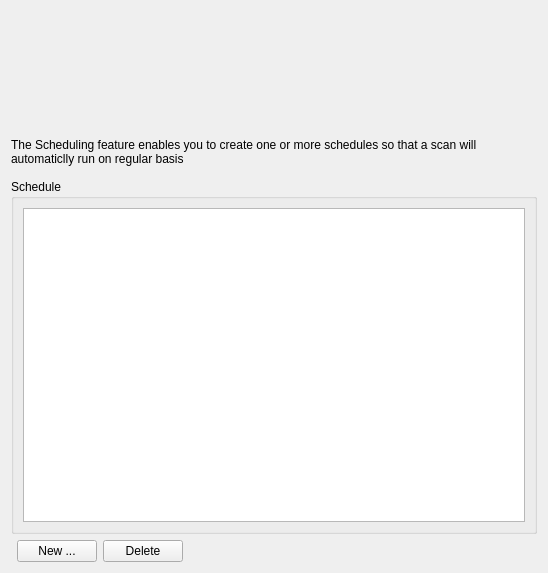
<?xml version="1.0" encoding="UTF-8"?>
<ui version="4.0">
 <class>ScheduleWidget</class>
 <widget class="QWidget" name="ScheduleWidget">
  <property name="geometry">
   <rect>
    <x>0</x>
    <y>0</y>
    <width>548</width>
    <height>573</height>
   </rect>
  </property>
  <property name="windowTitle">
   <string>Form</string>
  </property>
  <layout class="QGridLayout" name="gridLayout_2">
   <item row="0" column="1">
    <spacer name="verticalSpacer_2">
     <property name="orientation">
      <enum>Qt::Vertical</enum>
     </property>
     <property name="sizeType">
      <enum>QSizePolicy::Fixed</enum>
     </property>
     <property name="sizeHint" stdset="0">
      <size>
       <width>20</width>
       <height>120</height>
      </size>
     </property>
    </spacer>
   </item>
   <item row="1" column="0" colspan="2">
    <widget class="QLabel" name="label">
     <property name="sizePolicy">
      <sizepolicy hsizetype="Preferred" vsizetype="Fixed">
       <horstretch>0</horstretch>
       <verstretch>0</verstretch>
      </sizepolicy>
     </property>
     <property name="text">
      <string>The Scheduling feature enables you to create one or more schedules so that a scan will automaticlly run on regular basis</string>
     </property>
     <property name="wordWrap">
      <bool>true</bool>
     </property>
    </widget>
   </item>
   <item row="2" column="0" colspan="2">
    <widget class="QGroupBox" name="groupBox">
     <property name="sizePolicy">
      <sizepolicy hsizetype="Preferred" vsizetype="Preferred">
       <horstretch>0</horstretch>
       <verstretch>0</verstretch>
      </sizepolicy>
     </property>
     <property name="title">
      <string>Schedule</string>
     </property>
     <property name="flat">
      <bool>true</bool>
     </property>
     <layout class="QGridLayout" name="gridLayout">
      <item row="0" column="0">
       <widget class="QListWidget" name="listWidget">
        <property name="sizePolicy">
         <sizepolicy hsizetype="Expanding" vsizetype="Preferred">
          <horstretch>0</horstretch>
          <verstretch>0</verstretch>
         </sizepolicy>
        </property>
       </widget>
      </item>
     </layout>
    </widget>
   </item>
   <item row="3" column="1">
    <layout class="QHBoxLayout" name="horizontalLayout">
     <item>
      <widget class="QPushButton" name="newButton">
       <property name="text">
        <string>New ...</string>
       </property>
      </widget>
     </item>
     <item>
      <widget class="QPushButton" name="deleteButton">
       <property name="text">
        <string>Delete</string>
       </property>
      </widget>
     </item>
     <item>
      <spacer name="horizontalSpacer_2">
       <property name="orientation">
        <enum>Qt::Horizontal</enum>
       </property>
       <property name="sizeHint" stdset="0">
        <size>
         <width>40</width>
         <height>20</height>
        </size>
       </property>
      </spacer>
     </item>
    </layout>
   </item>
  </layout>
 </widget>
 <resources/>
 <connections/>
</ui>
